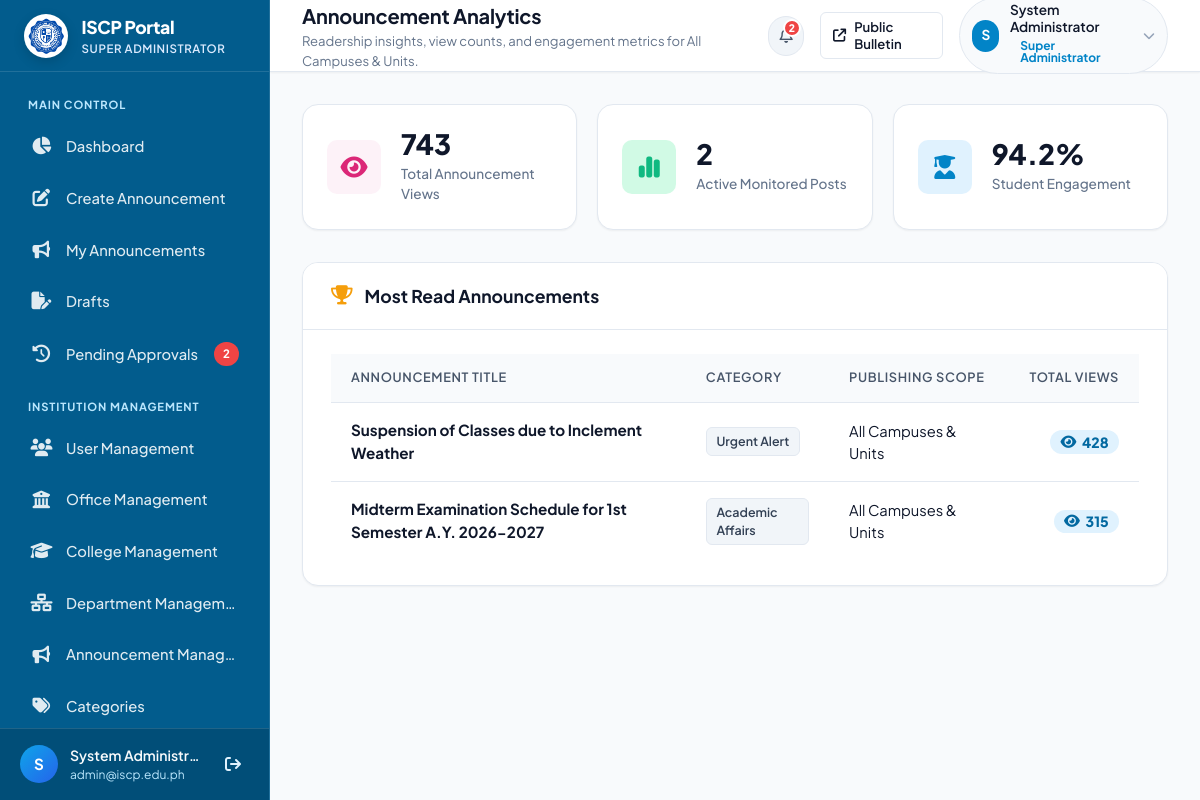
The app's page /admin/analytics.php (signed in), older data.
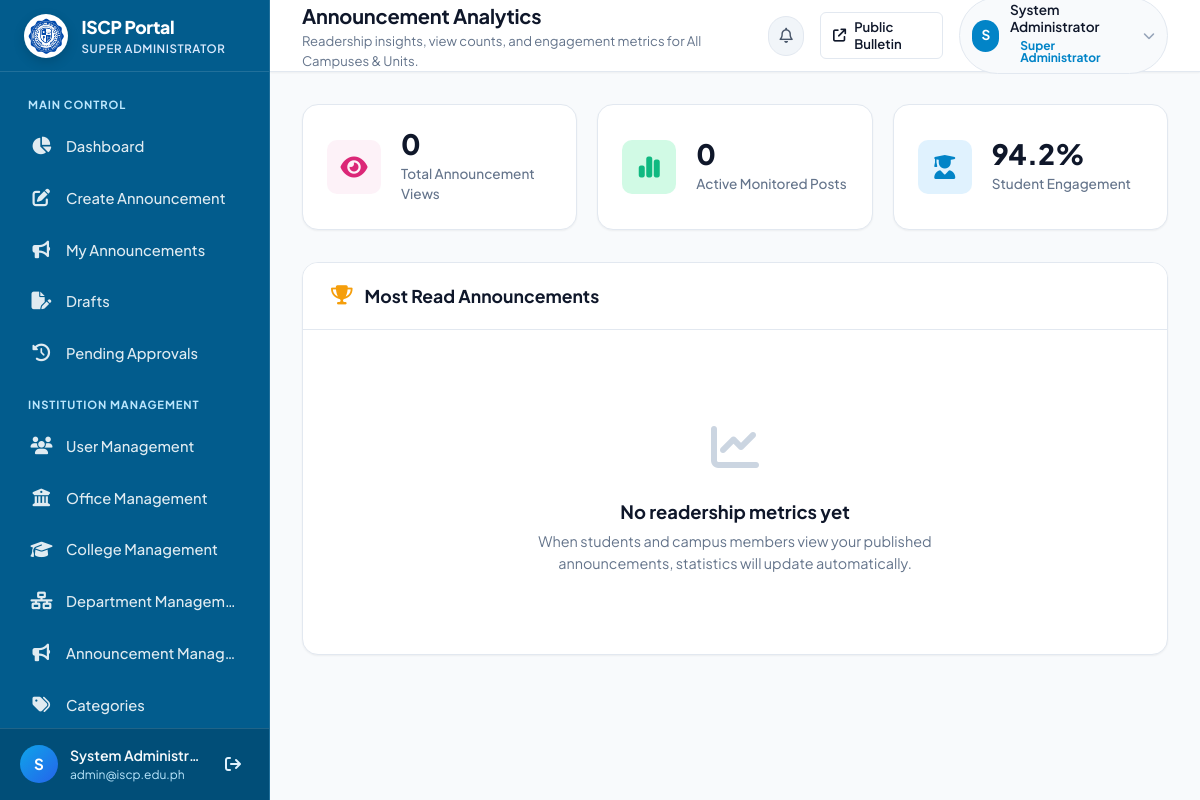
The same page, newer data.
### tables this page shows
CREATE TABLE IF NOT EXISTS `announcements` (
    `id` INT AUTO_INCREMENT PRIMARY KEY,
    `title` VARCHAR(255) NOT NULL,
    `slug` VARCHAR(255) DEFAULT NULL,
    `summary` VARCHAR(350) DEFAULT NULL,
    `content` TEXT NOT NULL,
    `category` VARCHAR(100) NOT NULL,
    `category_id` INT DEFAULT NULL,
    `image_path` VARCHAR(255) DEFAULT NULL,
    `created_by` INT NOT NULL,
    `author_name` VARCHAR(100) DEFAULT NULL,
    `status` ENUM('pending', 'approved', 'rejected') NOT NULL DEFAULT 'pending',
    `rejection_reason` TEXT DEFAULT NULL,
    `reviewed_by` INT DEFAULT NULL,
    `reviewed_at` DATETIME DEFAULT NULL,
    `target_audience` ENUM('All', 'Students', 'Faculty', 'Parents') DEFAULT 'All',
    `is_urgent` TINYINT(1) DEFAULT 0,
    `is_pinned` TINYINT(1) DEFAULT 0,
    `views_count` INT DEFAULT 0,
    `created_at` TIMESTAMP DEFAULT CURRENT_TIMESTAMP,
    `updated_at` TIMESTAMP DEFAULT CURRENT_TIMESTAMP ON UPDATE CURRENT_TIMESTAMP,
    CONSTRAINT `fk_announcements_created_by` FOREIGN KEY (`created_by`) REFERENCES `users`(`id`) ON DELETE CASCADE,
    CONSTRAINT `fk_announcements_reviewed_by` FOREIGN KEY (`reviewed_by`) REFERENCES `users`(`id`) ON DELETE SET NULL,
    CONSTRAINT `fk_announcements_category` FOREIGN KEY (`category_id`) REFERENCES `categories`(`id`) ON DELETE SET NULL
);

CREATE TABLE IF NOT EXISTS `users` (
    `id` INT AUTO_INCREMENT PRIMARY KEY,
    `name` VARCHAR(100) NOT NULL,
    `email` VARCHAR(150) NOT NULL UNIQUE,
    `password_hash` VARCHAR(255) NOT NULL,
    `role` VARCHAR(50) NOT NULL DEFAULT 'college_admin',
    `assigned_college` VARCHAR(150) DEFAULT NULL,
    `assigned_office` VARCHAR(150) DEFAULT NULL,
    `assigned_department` VARCHAR(150) DEFAULT NULL,
    `status` ENUM('active', 'inactive') NOT NULL DEFAULT 'active',
    `created_at` TIMESTAMP DEFAULT CURRENT_TIMESTAMP
);

### admin/includes/auth.php (called while the page is built, shortened)
<?php
function current_user(): array {
    $role = $_SESSION['user_role'] ?? 'guest';
    $name = $_SESSION['user_name'] ?? 'User';
    $email = $_SESSION['user_email'] ?? '';
    $id = $_SESSION['user_id'] ?? null;
    $assigned_college = $_SESSION['assigned_college'] ?? null;
    $assigned_office = $_SESSION['assigned_office'] ?? null;
    $assigned_department = $_SESSION['assigned_department'] ?? null;
    if ($id && ($assigned_college === null && $assigned_office === null && $assigned_department === null)) {
        $pdo = get_db();
        if ($pdo) {
            try {
                $stmt = $pdo->prepare("SELECT * FROM users WHERE id = ?");
                $stmt->execute([$id]);
                $row = $stmt->fetch();
                if ($row) {
                    $assigned_college = $row['assigned_college'] ?? null;
                    $assigned_office = $row['assigned_office'] ?? null;
                    $assigned_department = $row['assigned_department'] ?? null;
                }
            } catch (Exception $e) {
            }
        }
    }
    return [
        'id' => $id,
        'name' => $name,
        'email' => $email,
        'role' => $role,
        'assigned_college' => $assigned_college,
        'assigned_office' => $assigned_office,
        'assigned_department' => $assigned_department,
    ];
}
function current_user_role(): string {
    $role = $_SESSION['user_role'] ?? 'guest';
    if ($role === 'admin') return ROLE_SUPER_ADMIN;
    return $role;
}
function is_super_admin(): bool {
    $role = current_user_role();
    return in_array($role, [ROLE_SUPER_ADMIN, 'admin'], true);
}
function get_user_assigned_unit(array $user): string {
    $role = $user['role'] ?? '';
    if (in_array($role, [ROLE_SUPER_ADMIN, 'admin'], true)) {
        return 'All Campuses & Units';
    } elseif ($role === ROLE_UNIVERSITY_ADMIN) {
        return 'International State College of the Philippines (All Campuses)';
    } elseif ($role === ROLE_OFFICE_ADMIN) {
        return $user['assigned_office'] ?? 'Assigned University Office';
    } elseif ($role === ROLE_COLLEGE_ADMIN) {
        return $user['assigned_college'] ?? 'Assigned College';
    } elseif ($role === ROLE_DEPARTMENT_ADMIN) {
        return $user['assigned_department'] ?? 'Assigned Department';
    } elseif ($role === ROLE_ANNOUNCER) {
        return $user['assigned_college'] ?? 'Academic Department';
    }
    return 'General';
}
function h(?string $string): string {
    return htmlspecialchars((string)($string ?? ''), ENT_QUOTES, 'UTF-8');
}
function get_pending_count(): int {
    $pdo = get_db();
    try {
        $stmt = $pdo->query("SELECT COUNT(*) FROM announcements WHERE status IN ('pending', 'pending_approval')");
        return (int)$stmt->fetchColumn();
    } catch (Exception $e) {
        return 0;
    }
}
    ?>

### admin/analytics.php (the view, shortened to what the changed rows need)
<?php
require_once __DIR__ . '/includes/auth.php';
$currentUser = current_user();
$page_title = 'Announcement Analytics';
$activeNav = 'analytics.php';
$pdo = get_db();
$total_views = 0;
$top_posts = [];
if ($pdo) {
    try {
        $where = "1=1";
        $params = [];
        $stmt = $pdo->prepare("
            SELECT a.id, a.title, a.category, a.views_count, a.created_at, a.author_name
            FROM announcements a
            WHERE {$where} AND a.status IN ('approved', 'published')
            ORDER BY a.views_count DESC
            LIMIT 6
        ");
        $stmt->execute($params);
        $top_posts = $stmt->fetchAll();
        $stmtTotal = $pdo->prepare("SELECT SUM(COALESCE(views_count, 0)) FROM announcements a WHERE {$where}");
        $stmtTotal->execute($params);
        $total_views = (int)$stmtTotal->fetchColumn();
    } catch (PDOException $e) {
    }
}
require_once __DIR__ . '/includes/header.php';
?>
<div class="metrics-grid">
    <div class="metric-card">
        <div class="metric-info">
            <span class="metric-value"><?= number_format($total_views) ?></span>
            <span class="metric-label">Total Announcement Views</span>
        </div>
    </div>
    <div class="metric-card">
        <div class="metric-info">
            <span class="metric-value"><?= count($top_posts) ?></span>
            <span class="metric-label">Active Monitored Posts</span>
        </div>
    </div>
</div>
<div class="content-card">
    <div class="card-header">
        <div class="card-header-left">
            <h2 class="card-title">Most Read Announcements</h2>
        </div>
    </div>
    <div class="card-body">
        <?php if (empty($top_posts)): ?>
            <div class="empty-state">
                <div class="empty-state-icon"><i class="fa-solid fa-chart-line"></i></div>
                <h3 class="empty-state-title">No readership metrics yet</h3>
                <p class="empty-state-desc">When students and campus members view your published announcements, statistics will update automatically.</p>
            </div>
        <?php else: ?>
            <div class="table-responsive">
                <table class="admin-table">
                    <thead>
                        <tr>
                            <th>Announcement Title</th>
                            <th>Category</th>
                            <th>Publishing Scope</th>
                            <th style="text-align: right;">Total Views</th>
                        </tr>
                    </thead>
                    <tbody>
                        <?php foreach ($top_posts as $p): ?>
                            <tr>
                                <td>
                                    <div style="font-weight: 700; color: var(--text-main); font-size: 0.95rem;">
                                        <?= h($p['title']) ?>
                                    </div>
                                </td>
                                <td><span class="category-pill"><?= h($p['category']) ?></span></td>
                                <td><?= h($p['author_name'] ?? $assignedUnit) ?></td>
                                <td style="text-align: right;">
                                    <span class="badge" style="background:#e0f2fe; color:#0369a1; font-weight:800; font-size:0.88rem;">
                                        <i class="fa-solid fa-eye"></i> <?= number_format($p['views_count'] ?? 0) ?>
                                    </span>
                                </td>
                            </tr>
                        <?php endforeach; ?>
                    </tbody>
                </table>
            </div>
        <?php endif; ?>
    </div>
</div>
<?php require_once __DIR__ . '/includes/footer.php'; ?>

### admin/includes/header.php (shortened to what the changed rows need)
<?php
require_once __DIR__ . '/auth.php';
?>
<!DOCTYPE html>
<html lang="en">
<head>
    <link rel="stylesheet" href="https://cdnjs.cloudflare.com/ajax/libs/font-awesome/6.5.1/css/all.min.css">
    <link rel="stylesheet" href="../assets/css/admin.css">
</head>
<body class="admin-body">
<div class="admin-wrapper">
    <?php require_once __DIR__ . '/sidebar.php'; ?>
    <div class="admin-main">
        <header class="admin-topbar">
            <div class="topbar-left">
                <div class="page-header-info">
                    <h1 class="page-title"><?= isset($page_title) ? h($page_title) : 'Dashboard' ?></h1>
                </div>
            </div>
            <div class="topbar-right">
                <a href="notifications.php" class="topbar-notification-btn" title="View Notifications">
                    <i class="fa-regular fa-bell"></i>
                    <?php if ($pendingCount > 0 && is_super_admin()): ?>
                        <span class="notification-indicator-badge"><?= $pendingCount ?></span>
                    <?php endif; ?>
                </a>
            </div>
        </header>
        <main class="admin-content">

### admin/includes/sidebar.php (shortened to what the changed rows need)
<?php
$currentUser = current_user();
$role = $currentUser['role'] ?? 'super_admin';
$assignedUnit = get_user_assigned_unit($currentUser);
$pendingCount = get_pending_count();
$activeNav = $activeNav ?? basename($_SERVER['PHP_SELF']);
?>
<aside class="admin-sidebar" id="adminSidebar">
    <nav class="sidebar-nav">
        <?php if (in_array($role, ['super_admin', 'admin'], true)): ?>
            <ul class="nav-list">
                <li class="nav-item">
                    <a href="pending_requests.php" class="nav-link <?= $activeNav === 'pending_requests.php' ? 'active' : '' ?>">
                        <i class="fa-solid fa-clock-rotate-left nav-icon"></i>
                        <span class="nav-text">Pending Approvals</span>
                        <?php if ($pendingCount > 0): ?>
                            <span class="nav-badge badge-pulse"><?= $pendingCount ?></span>
                        <?php endif; ?>
                    </a>
                </li>
            </ul>
        <?php endif; ?>
    </nav>
</aside>

Row changes from the older to the newer data that the page shows:
removed announcements: title "Suspension of Classes due to Inclement Weather", category "Urgent Alert", author_name.role "All Campuses & Units", views_count "428"
removed announcements: title "Midterm Examination Schedule for 1st Semester A.Y. 2026-2027", category "Academic Affairs", author_name.role "All Campuses & Units", views_count "315"
changed users "System Administrator": role "admin" → "super_admin" (drawn)
Text that changed along with them:
$total_views: "743" → "0"
count($top_posts): "2" → "0"
$pendingCount: "2" → (not shown)
text no longer shown: "ANNOUNCEMENT TITLE CATEGORY PUBLISHING SCOPE TOTAL VIEWS"
text now shown: "No readership metrics yet When students and campus members view your published announcements, statistics will update automatically."
